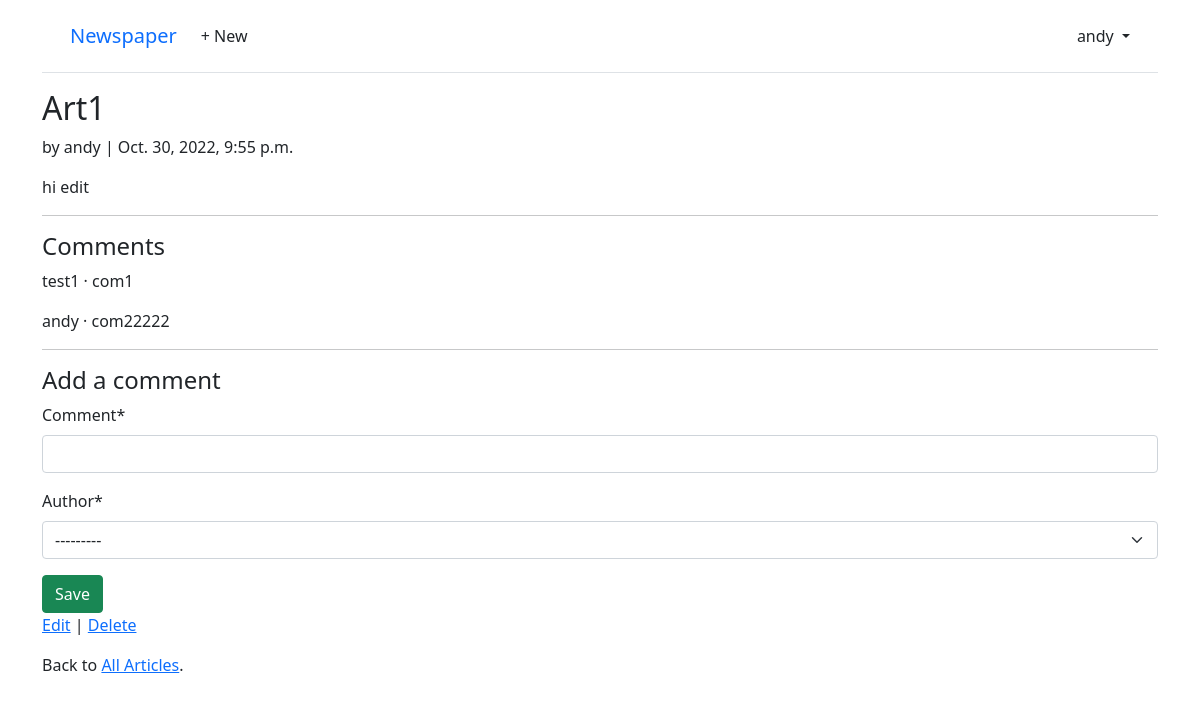
The app's page /articles/1/ (signed in) with its own data.
### accounts/models.py (models this page shows)
class CustomUser(AbstractUser):
    age = models.PositiveIntegerField(null=True, blank=True)

### articles/models.py (models this page shows, shortened)
class Article(models.Model):
    title = models.CharField(max_length=255)
    body = models.TextField()
    date = models.DateTimeField(auto_now_add=True)
    author = models.ForeignKey(
        settings.AUTH_USER_MODEL,
        on_delete=models.CASCADE,
    )

class Comment(models.Model):
    article = models.ForeignKey(Article, on_delete=models.CASCADE)
    comment = models.CharField(max_length=140)
    author = models.ForeignKey(settings.AUTH_USER_MODEL, on_delete=models.CASCADE)
    def __str__(self):
        return self.comment

### articles/views.py (the view, shortened to what this page needs)
# urls.py: path("<int:pk>/", ArticleDetailView.as_view(), name="article_detail"),
class ArticleDetailView(LoginRequiredMixin, View):
    def get(self, request, *args, **kwargs):
        view = CommentGet.as_view()
        return view(request, *args, **kwargs)
    """ model = Article
    template_name = "article_detail.html"

    def get_context_data(self, **kwargs):  # new
        context = super().get_context_data(**kwargs)
        context["form"] = CommentForm()
        return context """

### articles/forms.py
class CommentForm(forms.ModelForm):
    class Meta:
        model = Comment
        fields = ("comment", "author")

### articles/views.py (called while the page is built)
    def get_context_data(self, **kwargs):
        context = super().get_context_data(**kwargs)
        context["form"] = CommentForm()
        return context

### templates/article_detail.html
{% extends "base.html" %}
{% load crispy_forms_tags %}
{% block content %}
<div class="article-entry">
    <h2>{{ object.title }}</h2>
    <p>by {{ object.author }} | {{ object.date }}</p>
    <p>{{ object.body }}</p>
</div>
<hr>
<h4>Comments</h4>
{% for comment in article.comment_set.all %}
<p>{{ comment.author }} &middot; {{ comment }}</p>
{% endfor %}
<hr>
<h4>Add a comment</h4>
<form action="" method="post">{% csrf_token %}
    {{ form|crispy }}
    <button class="btn btn-success ml-2" type="submit">Save</button>
</form>
<p><a href="{% url 'article_edit' article.pk %}">Edit</a> |
    <a href="{% url 'article_delete' article.pk %}">Delete</a>
</p>
<p>Back to <a href="{% url 'article_list' %}">All Articles</a>.</p>
{% endblock content %}

### templates/base.html (shortened to what this page needs)
<!DOCTYPE html>
<html>
<head>
    <link href="https://cdn.jsdelivr.net/npm/bootstrap@5.1.3/dist/css/bootstrap.min.css" rel="stylesheet"
>
</head>
<body>
    <div class="container">
        <header class="p-3 mb-3 border-bottom">
            <div class="container">
                <div class="d-flex flex-wrap align-items-center justify-content-center
            justify-content-lg-start">
                    <a class="navbar-brand" href="{% url 'home' %}">Newspaper</a>
                    <ul class="nav col-12 col-lg-auto me-lg-auto mb-2 justify-content-center
              mb-md-0">
                        {% if user.is_authenticated %}
                        <li><a href="{% url 'article_new' %}" class="nav-link px-2 link-dark">+ New</a></li>
                    </ul>
                    <div class="dropdown text-end">
                        <a href="#" class="d-block link-dark text-decoration-none dropdown-toggle" id="dropdownUser1"
                            data-bs-toggle="dropdown" aria-expanded="false">
                            {{ user.username }}
                        </a>
                    </div>
                    {% endif %}
                </div>
            </div>
        </header>
        <main>
            {% block content %}
            {% endblock content %}
        </main>
    </div>
</body>
</html>

### records on screen
CustomUser: username "andy"
Article: title "Art1", author "andy", date "Oct. 30, 2022, 9:55 p.m.", body "hi edit"
Comment: author "test1", comment "com1"
Comment: author "andy", comment "com22222"
